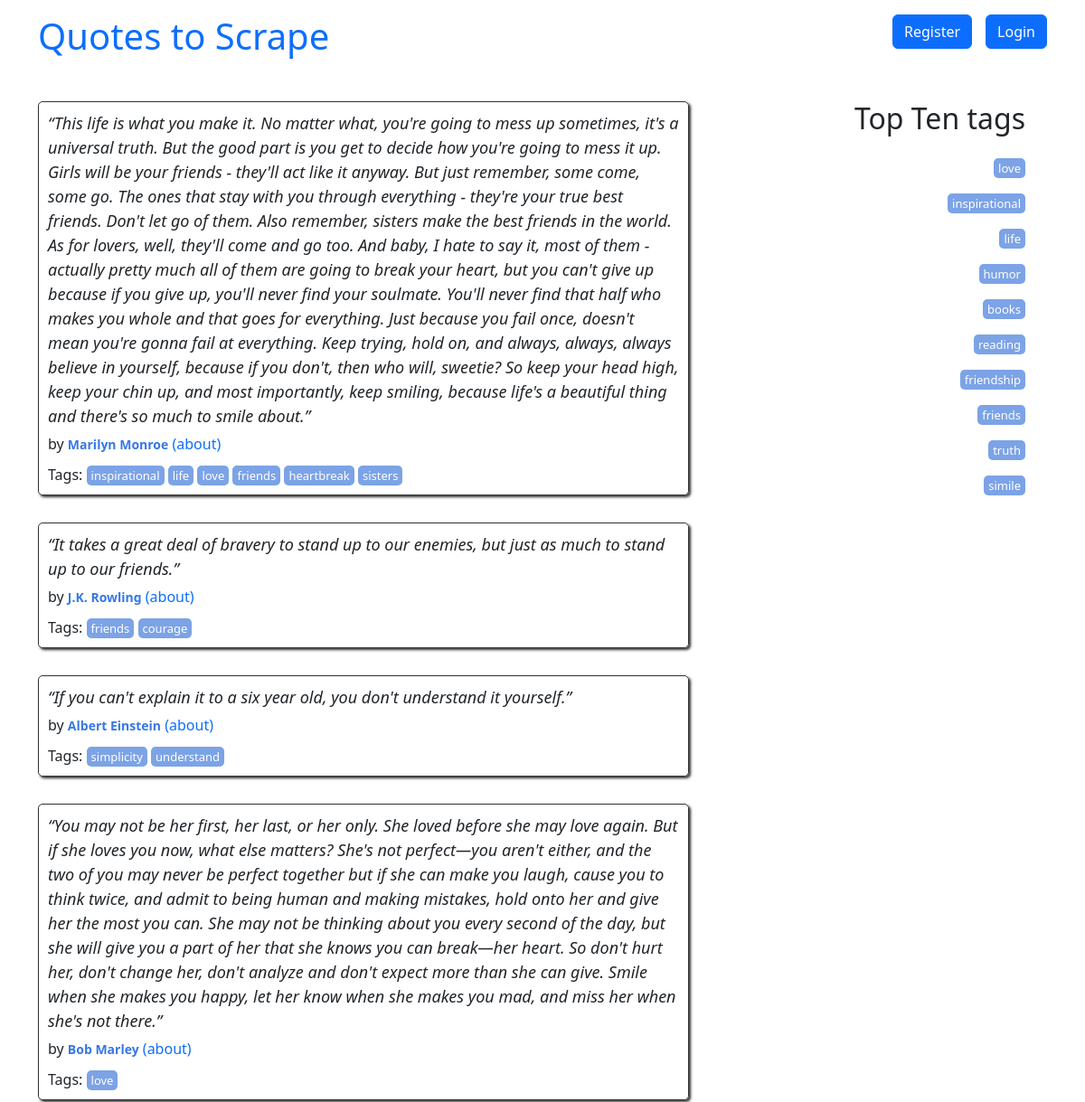
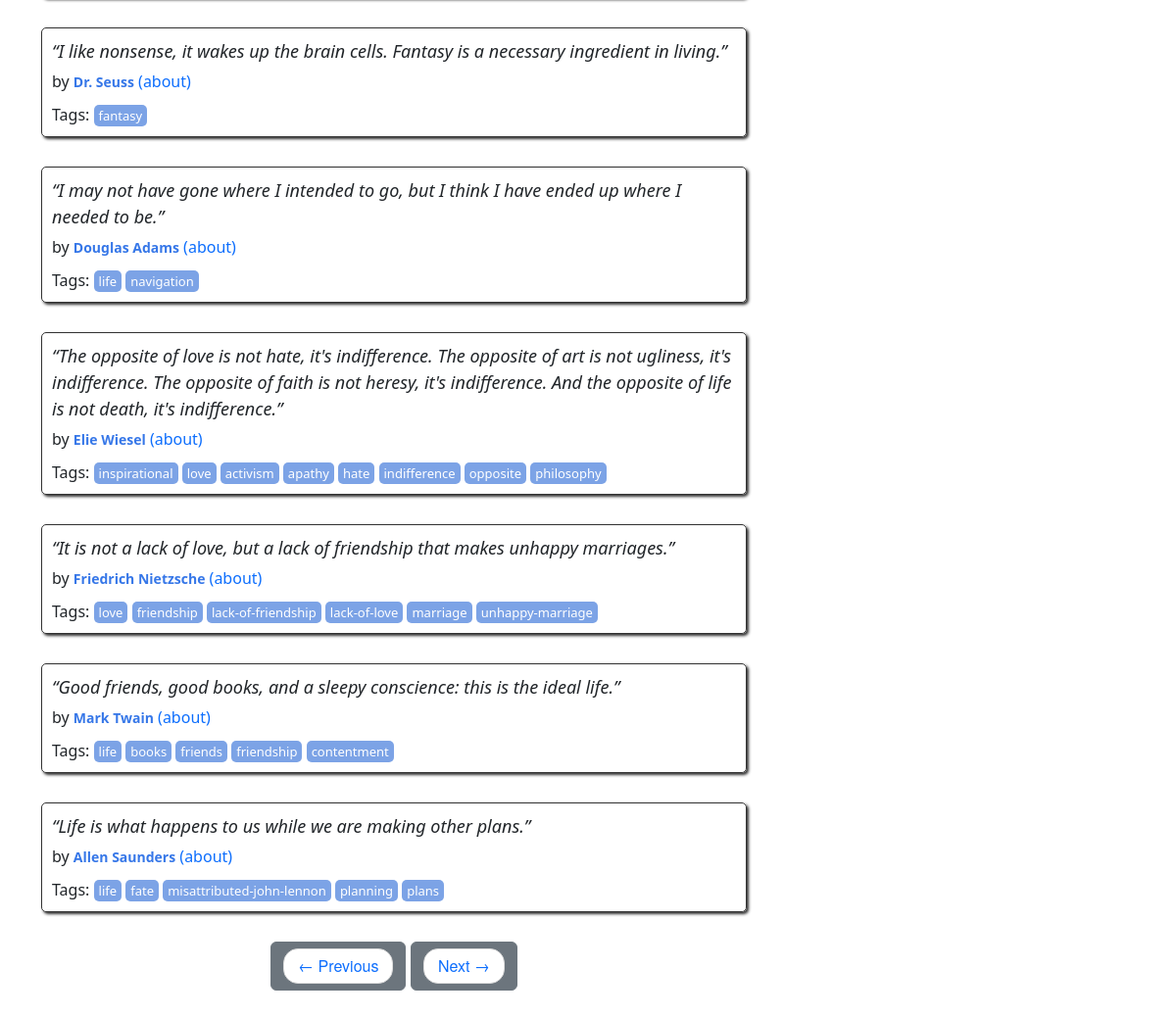
/2, run on the app's committed database (2 pictures, top to bottom).
### quotes/models.py (models this page shows, shortened)
class Quote(models.Model):
    user = models.ForeignKey(User, on_delete=models.CASCADE, default=None, null=True)
    quote = models.TextField()
    tags = models.ManyToManyField(Tag)
    author = models.ForeignKey(Author, on_delete=models.CASCADE, default=None, null=True)
    created_at = models.DateTimeField(auto_now_add=True)

class Author(models.Model):
    fullname = models.CharField(max_length=50)
    born_date = models.CharField(max_length=50)
    born_location = models.CharField(max_length=150)
    description = models.TextField()
    user = models.ForeignKey(User, on_delete=models.CASCADE, default=None, null=True)
    created_at = models.DateTimeField(auto_now_add=True)

class Tag(models.Model):
    name = models.CharField(max_length=60, null=False, unique=True)
    class Meta:
        verbose_name_plural = "Tags"
        verbose_name = "Tag"
    def __str__(self):
        return self.name

### quotes/views.py (the view)
# urls.py: path('', views.main, name="root"),
def main(request, page=1):
    db = get_mongodb()
    quotes = Quote.objects.all()
    per_page = 10
    paginator = Paginator(list(quotes), per_page)
    quotes_on_page = paginator.page(page)
    top_tags = Tag.objects.annotate(tag_count=Count("quote")).order_by("-tag_count")[:10]
    return render(request, 'quotes/index.html', context={"top_tags": top_tags, "quotes": quotes_on_page})

### quotes/utils.py (called while the page is built)
def get_mongodb():
    client = MongoClient("mongodb+srv://PythonDB:cud4BUXMwUmTI9A9@cluster0.zv0mgxq.mongodb.net/")
    db = client.hm_10
    return db

### quotes/templates/quotes/index.html (shortened to what this page needs)
{% extends 'quotes/base.html' %}
{% load extract %}
{% block content %}
<div class="row">
    <div class="col-md-8">
        {% for quote in quotes %}
        <div class="quote" itemscope="" itemtype="http://schema.org/CreativeWork">
            <span class="text" itemprop="text">{{quote.quote}}
            </span>
            <span>by <small class="author" itemprop="author">{{ quote.author.fullname }}</small><a href="{% url 'quotes:author_detail' id=quote.author.id %}" target="_self"> (about)</a></span>
            <div class="tags">
                Tags:
                {% for tag in quote.tags.all %}
                <a class="tag" href="/tag/{{tag}}">{{tag}}</a>
                {% endfor %}
            </div>
        </div>
        {% endfor %}
        <nav>
            <ul class="pager">
                <li class="btn btn-secondary">
                    <a class="{% if not quotes.has_previous %} disabled {% endif %}" href="{% if quotes.has_previous %} {% url 'quotes:root_paginate' quotes.previous_page_number %} {% else %} # {% endif %}"><span aria-hidden="true">←</span> Previous</a>
                </li>
                <li class="btn btn-secondary">
                    <a class="{% if not quotes.has_next %} disabled {% endif %}" href="{% if quotes.has_next %} {% url 'quotes:root_paginate' quotes.next_page_number %} {% else %} # {% endif %}">Next <span aria-hidden="true">→</span></a>
                </li>
            </ul>
        </nav>
    </div>
    <div class="col-md-4 tags-box" style="display: flex; flex-direction: column;">
        {% load extract %}
        <h2>Top Ten tags</h2>
        {% for tag in top_tags %}
        <span class="tag-item"><a class="tag" href="/tag/{{ tag }}">{{ tag }}</a></span>
        {% endfor %}
    </div>
</div>
{% endblock %}

### quotes/static/quotes/styles.css (style rules this page uses)
a { text-decoration: none; }
.quote { padding: 10px; margin-bottom: 30px; border: 1px solid #333333; border-radius: 5px; box-shadow: 2px 2px 3px #333333; }
.quote span.text { display: block; margin-bottom: 5px; font-size: large; font-style: italic; }
.quote small.author { font-weight: bold; color: #3677E8; }
.quote .tags { margin-top: 10px; }
.tag { padding: 2px 5px; border-radius: 5px; color: white; font-size: small; background-color: #7CA3E6; }
.col-md-4 { display: flex; gap: 15px; }
.pager { font-family: "Raleway","Helvetica Neue",Helvetica,Arial,sans-serif; }
.pager { padding-left: 0; margin: 22px 0; list-style: none; text-align: center; }
.pager li>a, .pager li>span { display: inline-block; padding: 5px 14px; background-color: #ffffff; border: 1px solid #dddddd; border-radius: 15px; }
.tags-box { text-align: right; }
.col-md-4 { width: 33.33333333%; }

### data on the page
Quote: quote "“This life is what you make it. No matter what, you're going to mess up sometimes, it's a universal truth. But the good part is you get to decide how you're going to mess it up. Girls will be your friends - they'll act like it anyway. But just remember, some come, some go. The ones that stay with you through everything - they're your true best friends. Don't let go of them. Also remember, sisters make the best friends in the world. As for lovers, well, they'll come and go too. And baby, I hate to say it, most of them - actually pretty much all of them are going to break your heart, but you can't give up because if you give up, you'll never find your soulmate. You'll never find that half who…", author.fullname "Marilyn Monroe"
Tag: name "inspirational"
Tag: name "life"
Tag: name "love"
Tag: name "friends"
Tag: name "heartbreak"
Tag: name "sisters"
Quote: quote "“It takes a great deal of bravery to stand up to our enemies, but just as much to stand up to our friends.”", author.fullname "J.K. Rowling"
Tag: name "courage"
Quote: quote "“If you can't explain it to a six year old, you don't understand it yourself.”", author.fullname "Albert Einstein"
Tag: name "simplicity"
Tag: name "understand"
Quote: quote "“You may not be her first, her last, or her only. She loved before she may love again. But if she loves you now, what else matters? She's not perfect—you aren't either, and the two of you may never be perfect together but if she can make you laugh, cause you to think twice, and admit to being human and making mistakes, hold onto her and give her the most you can. She may not be thinking about you every second of the day, but she will give you a part of her that she knows you can break—her heart. So don't hurt her, don't change her, don't analyze and don't expect more than she can give. Smile when she makes you happy, let her know when she makes you mad, and miss her when she's not there.”", author.fullname "Bob Marley"
Quote: quote "“I like nonsense, it wakes up the brain cells. Fantasy is a necessary ingredient in living.”", author.fullname "Dr. Seuss"
Tag: name "fantasy"
Quote: quote "“I may not have gone where I intended to go, but I think I have ended up where I needed to be.”", author.fullname "Douglas Adams"
Tag: name "navigation"
Quote: quote "“The opposite of love is not hate, it's indifference. The opposite of art is not ugliness, it's indifference. The opposite of faith is not heresy, it's indifference. And the opposite of life is not death, it's indifference.”", author.fullname "Elie Wiesel"
Tag: name "activism"
Tag: name "apathy"
Tag: name "hate"
Tag: name "indifference"
Tag: name "opposite"
Tag: name "philosophy"
Quote: quote "“It is not a lack of love, but a lack of friendship that makes unhappy marriages.”", author.fullname "Friedrich Nietzsche"
Tag: name "friendship"
Tag: name "lack-of-friendship"
Tag: name "lack-of-love"
Tag: name "marriage"
Tag: name "unhappy-marriage"
Quote: quote "“Good friends, good books, and a sleepy conscience: this is the ideal life.”", author.fullname "Mark Twain"
Tag: name "books"
Tag: name "contentment"
Quote: quote "“Life is what happens to us while we are making other plans.”", author.fullname "Allen Saunders"
Tag: name "fate"
Tag: name "misattributed-john-lennon"
Tag: name "planning"
Tag: name "plans"
Tag: name "humor"
Tag: name "reading"
Tag: name "truth"
Tag: name "simile"
